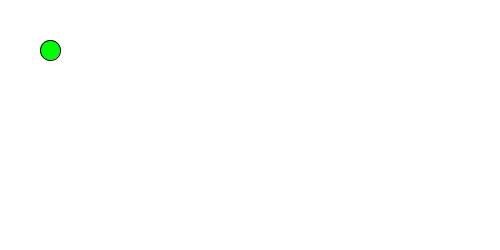
Frame 1 (no input)
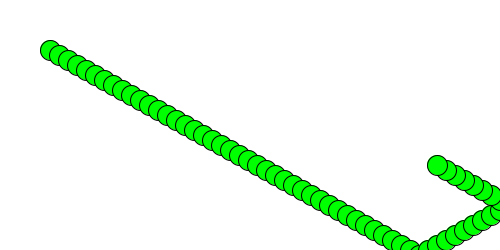
Frame 60 (the mouse pressed at the canvas centre just before this capture)
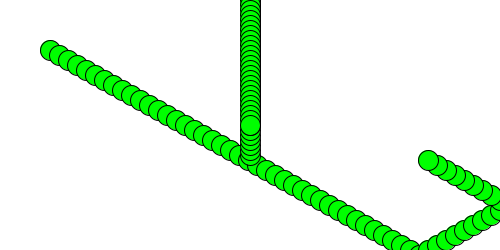
Frame 120 (the mouse held since frame 60 and released just before this capture)

The Processing sketch that drew these frames (run headless with seeded random() and noise(); from frame 60 on, the mouse is pressed at the canvas centre):

// Processing sketch: processing_127591
// ── processing_127591.pde

//name: Matías Moreno
//date: 1-9-14
int x = 50;        // variables
int y = 50;

int dx = 9;        // velocity (9,5)
int dy = 5;

void setup() {  //setup function called initially, only once
  size(500, 250);
  background(255);  //set background white

}

void draw() {  //draw function loops 

  fill (0,255,0);
  ellipse(x,y,20,20);
  x = x + dx;
  y = y + dy;
  
  if (mousePressed){
      x = mouseX;
  }
  
  if (x > 500) {        // X axis collision
      dx = -9;
  }
  else if (x < 0) {
      dx = 9;
  }
  
  if (y > 250)  {      // Y axis collision
      dy *= -1;        // the same as dy = dy*(-1)
  }
  else if (y < 0) {
      dy *= -1;
  }
}
